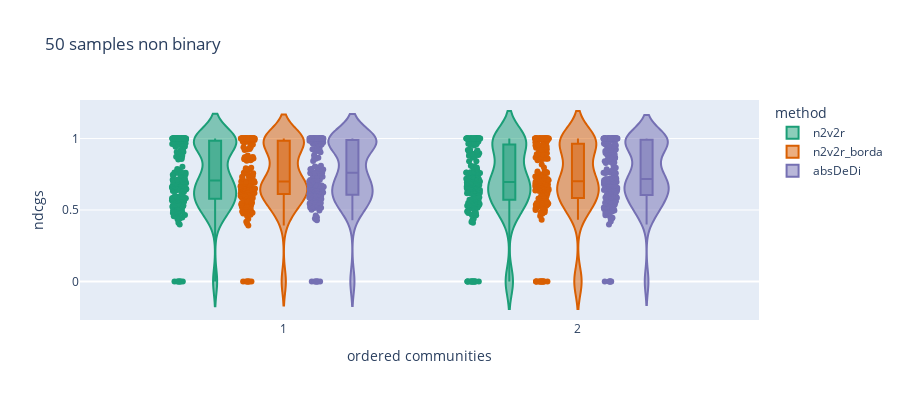
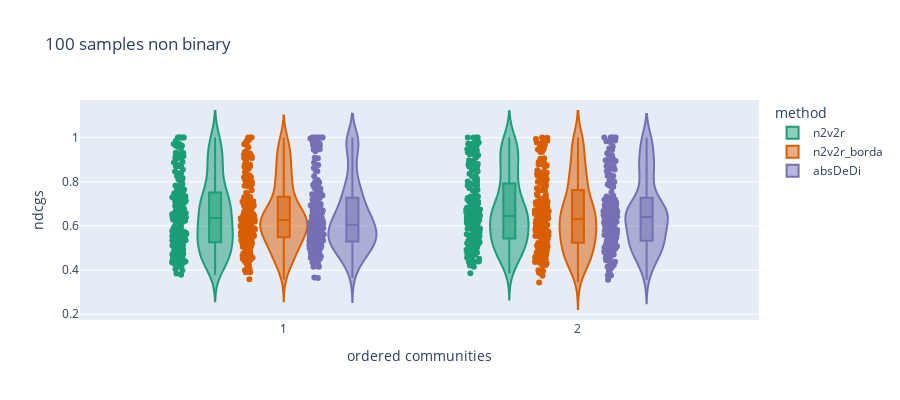
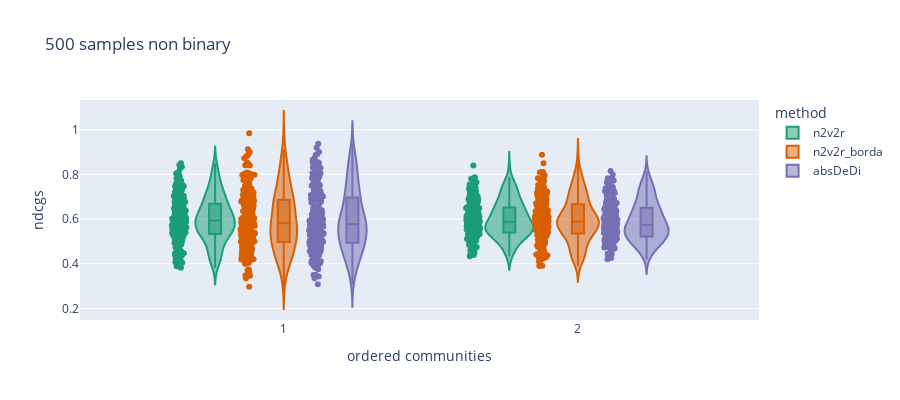
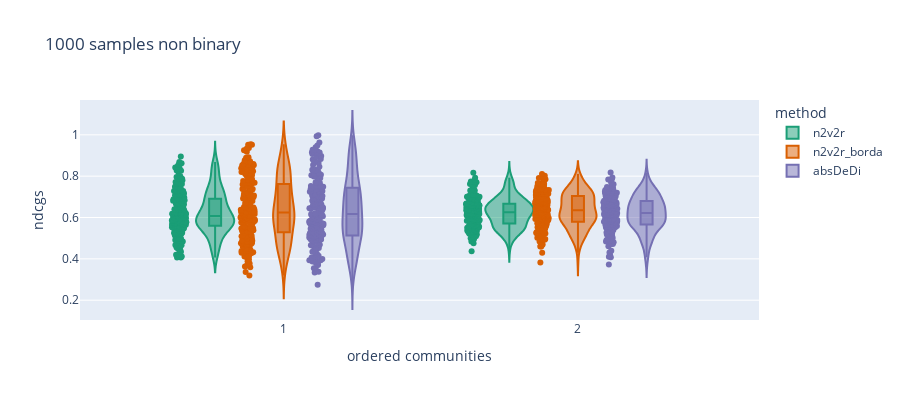

Notebook source saved alongside these figures, in order:
### Code cell
num_nodes = [50, 100, 500, 1000, 5000, 10000, 15000, 20000]
num_com = 10
num_models = 200


for i in range(len(num_nodes)):
    ndcgs = np.concatenate((list_all_n2v2r_non_binary[i],list_all_n2v2r_borda_non_binary[i],list_all_absDeDi_non_binary[i]), axis=None)
    method_indicator = (['n2v2r'] * ((num_com+1)*num_models) ) + (['n2v2r_borda'] * ((num_com+1)*num_models)) + (['absDeDi'] * ((num_com+1)*num_models))
    comms = [str(i) for i in range(1,num_com+1)]
    comms.insert(0,"total")
    comms_indicator = (comms * 3)*num_models

    df = pd.DataFrame(list(zip(ndcgs,  method_indicator, comms_indicator)),
                columns =['ndcgs', 'method', 'ordered communities'])
    
    df_restr = df[((df['ordered communities']=='1') | (df['ordered communities']=='2'))]

    

    fig = px.violin(df_restr, x="ordered communities", y="ndcgs", points='all',
                color='method',  box=True,
                height=400,  title= f'{num_nodes[i]} samples non binary',  color_discrete_sequence = ['#1b9e77','#d95f02','#7570b3'])



    fig.show()

### Figure 1 — Plotly figure (JSON) as saved in the notebook; plotly's stock layout.template omitted (floating-point values rounded to 4 significant figures; data arrays with more than 128 entries replaced by an {"elided": "..."} marker saying what was removed)
{"data": [{"alignmentgroup": "True", "box": {"visible": true}, "hovertemplate": "method=n2v2r<br>ordered communities=%{x}<br>ndcgs=%{y}<extra></extra>", "legendgroup": "n2v2r", "marker": {"color": "#1b9e77"}, "name": "n2v2r", "offsetgroup": "n2v2r", "orientation": "v", "points": "all", "scalegroup": "True", "showlegend": true, "type": "violin", "x": {"elided": "400 str values"}, "x0": " ", "xaxis": "x", "y": {"elided": "400 float values"}, "y0": " ", "yaxis": "y"}, {"alignmentgroup": "True", "box": {"visible": true}, "hovertemplate": "method=n2v2r_borda<br>ordered communities=%{x}<br>ndcgs=%{y}<extra></extra>", "legendgroup": "n2v2r_borda", "marker": {"color": "#d95f02"}, "name": "n2v2r_borda", "offsetgroup": "n2v2r_borda", "orientation": "v", "points": "all", "scalegroup": "True", "showlegend": true, "type": "violin", "x": {"elided": "400 str values"}, "x0": " ", "xaxis": "x", "y": {"elided": "400 float values"}, "y0": " ", "yaxis": "y"}, {"alignmentgroup": "True", "box": {"visible": true}, "hovertemplate": "method=absDeDi<br>ordered communities=%{x}<br>ndcgs=%{y}<extra></extra>", "legendgroup": "absDeDi", "marker": {"color": "#7570b3"}, "name": "absDeDi", "offsetgroup": "absDeDi", "orientation": "v", "points": "all", "scalegroup": "True", "showlegend": true, "type": "violin", "x": {"elided": "400 str values"}, "x0": " ", "xaxis": "x", "y": {"elided": "400 float values"}, "y0": " ", "yaxis": "y"}], "layout": {"height": 400, "legend": {"title": {"text": "method"}, "tracegroupgap": 0}, "title": {"text": "50 samples non binary"}, "violinmode": "group", "xaxis": {"anchor": "y", "domain": [0, 1], "title": {"text": "ordered communities"}}, "yaxis": {"anchor": "x", "domain": [0, 1], "title": {"text": "ndcgs"}}}}

### Figure 2 — Plotly figure (JSON) as saved in the notebook; plotly's stock layout.template omitted (floating-point values rounded to 4 significant figures; data arrays with more than 128 entries replaced by an {"elided": "..."} marker saying what was removed)
{"data": [{"alignmentgroup": "True", "box": {"visible": true}, "hovertemplate": "method=n2v2r<br>ordered communities=%{x}<br>ndcgs=%{y}<extra></extra>", "legendgroup": "n2v2r", "marker": {"color": "#1b9e77"}, "name": "n2v2r", "offsetgroup": "n2v2r", "orientation": "v", "points": "all", "scalegroup": "True", "showlegend": true, "type": "violin", "x": {"elided": "400 str values"}, "x0": " ", "xaxis": "x", "y": {"elided": "400 float values"}, "y0": " ", "yaxis": "y"}, {"alignmentgroup": "True", "box": {"visible": true}, "hovertemplate": "method=n2v2r_borda<br>ordered communities=%{x}<br>ndcgs=%{y}<extra></extra>", "legendgroup": "n2v2r_borda", "marker": {"color": "#d95f02"}, "name": "n2v2r_borda", "offsetgroup": "n2v2r_borda", "orientation": "v", "points": "all", "scalegroup": "True", "showlegend": true, "type": "violin", "x": {"elided": "400 str values"}, "x0": " ", "xaxis": "x", "y": {"elided": "400 float values"}, "y0": " ", "yaxis": "y"}, {"alignmentgroup": "True", "box": {"visible": true}, "hovertemplate": "method=absDeDi<br>ordered communities=%{x}<br>ndcgs=%{y}<extra></extra>", "legendgroup": "absDeDi", "marker": {"color": "#7570b3"}, "name": "absDeDi", "offsetgroup": "absDeDi", "orientation": "v", "points": "all", "scalegroup": "True", "showlegend": true, "type": "violin", "x": {"elided": "400 str values"}, "x0": " ", "xaxis": "x", "y": {"elided": "400 float values"}, "y0": " ", "yaxis": "y"}], "layout": {"height": 400, "legend": {"title": {"text": "method"}, "tracegroupgap": 0}, "title": {"text": "100 samples non binary"}, "violinmode": "group", "xaxis": {"anchor": "y", "domain": [0, 1], "title": {"text": "ordered communities"}}, "yaxis": {"anchor": "x", "domain": [0, 1], "title": {"text": "ndcgs"}}}}

### Figure 3 — Plotly figure (JSON) as saved in the notebook; plotly's stock layout.template omitted (floating-point values rounded to 4 significant figures; data arrays with more than 128 entries replaced by an {"elided": "..."} marker saying what was removed)
{"data": [{"alignmentgroup": "True", "box": {"visible": true}, "hovertemplate": "method=n2v2r<br>ordered communities=%{x}<br>ndcgs=%{y}<extra></extra>", "legendgroup": "n2v2r", "marker": {"color": "#1b9e77"}, "name": "n2v2r", "offsetgroup": "n2v2r", "orientation": "v", "points": "all", "scalegroup": "True", "showlegend": true, "type": "violin", "x": {"elided": "400 str values"}, "x0": " ", "xaxis": "x", "y": {"elided": "400 float values"}, "y0": " ", "yaxis": "y"}, {"alignmentgroup": "True", "box": {"visible": true}, "hovertemplate": "method=n2v2r_borda<br>ordered communities=%{x}<br>ndcgs=%{y}<extra></extra>", "legendgroup": "n2v2r_borda", "marker": {"color": "#d95f02"}, "name": "n2v2r_borda", "offsetgroup": "n2v2r_borda", "orientation": "v", "points": "all", "scalegroup": "True", "showlegend": true, "type": "violin", "x": {"elided": "400 str values"}, "x0": " ", "xaxis": "x", "y": {"elided": "400 float values"}, "y0": " ", "yaxis": "y"}, {"alignmentgroup": "True", "box": {"visible": true}, "hovertemplate": "method=absDeDi<br>ordered communities=%{x}<br>ndcgs=%{y}<extra></extra>", "legendgroup": "absDeDi", "marker": {"color": "#7570b3"}, "name": "absDeDi", "offsetgroup": "absDeDi", "orientation": "v", "points": "all", "scalegroup": "True", "showlegend": true, "type": "violin", "x": {"elided": "400 str values"}, "x0": " ", "xaxis": "x", "y": {"elided": "400 float values"}, "y0": " ", "yaxis": "y"}], "layout": {"height": 400, "legend": {"title": {"text": "method"}, "tracegroupgap": 0}, "title": {"text": "500 samples non binary"}, "violinmode": "group", "xaxis": {"anchor": "y", "domain": [0, 1], "title": {"text": "ordered communities"}}, "yaxis": {"anchor": "x", "domain": [0, 1], "title": {"text": "ndcgs"}}}}

### Figure 4 — Plotly figure (JSON) as saved in the notebook; plotly's stock layout.template omitted (floating-point values rounded to 4 significant figures; data arrays with more than 128 entries replaced by an {"elided": "..."} marker saying what was removed)
{"data": [{"alignmentgroup": "True", "box": {"visible": true}, "hovertemplate": "method=n2v2r<br>ordered communities=%{x}<br>ndcgs=%{y}<extra></extra>", "legendgroup": "n2v2r", "marker": {"color": "#1b9e77"}, "name": "n2v2r", "offsetgroup": "n2v2r", "orientation": "v", "points": "all", "scalegroup": "True", "showlegend": true, "type": "violin", "x": {"elided": "400 str values"}, "x0": " ", "xaxis": "x", "y": {"elided": "400 float values"}, "y0": " ", "yaxis": "y"}, {"alignmentgroup": "True", "box": {"visible": true}, "hovertemplate": "method=n2v2r_borda<br>ordered communities=%{x}<br>ndcgs=%{y}<extra></extra>", "legendgroup": "n2v2r_borda", "marker": {"color": "#d95f02"}, "name": "n2v2r_borda", "offsetgroup": "n2v2r_borda", "orientation": "v", "points": "all", "scalegroup": "True", "showlegend": true, "type": "violin", "x": {"elided": "400 str values"}, "x0": " ", "xaxis": "x", "y": {"elided": "400 float values"}, "y0": " ", "yaxis": "y"}, {"alignmentgroup": "True", "box": {"visible": true}, "hovertemplate": "method=absDeDi<br>ordered communities=%{x}<br>ndcgs=%{y}<extra></extra>", "legendgroup": "absDeDi", "marker": {"color": "#7570b3"}, "name": "absDeDi", "offsetgroup": "absDeDi", "orientation": "v", "points": "all", "scalegroup": "True", "showlegend": true, "type": "violin", "x": {"elided": "400 str values"}, "x0": " ", "xaxis": "x", "y": {"elided": "400 float values"}, "y0": " ", "yaxis": "y"}], "layout": {"height": 400, "legend": {"title": {"text": "method"}, "tracegroupgap": 0}, "title": {"text": "1000 samples non binary"}, "violinmode": "group", "xaxis": {"anchor": "y", "domain": [0, 1], "title": {"text": "ordered communities"}}, "yaxis": {"anchor": "x", "domain": [0, 1], "title": {"text": "ndcgs"}}}}
